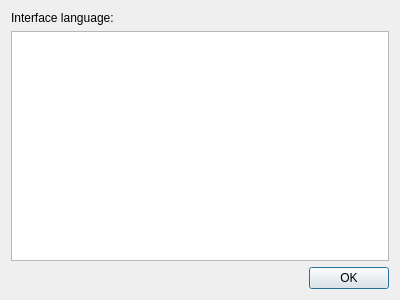
<?xml version="1.0" encoding="UTF-8"?>
<ui version="4.0">
 <class>Dialog</class>
 <widget class="QDialog" name="Dialog">
  <property name="geometry">
   <rect>
    <x>0</x>
    <y>0</y>
    <width>400</width>
    <height>300</height>
   </rect>
  </property>
  <property name="windowTitle">
   <string>Anki</string>
  </property>
  <property name="styleSheet">
   <string notr="true">background:url(:/icons/Mainwindow_bg.jpg)</string>
  </property>
  <layout class="QVBoxLayout" name="verticalLayout">
   <item>
    <widget class="QLabel" name="label">
     <property name="text">
      <string>Interface language:</string>
     </property>
    </widget>
   </item>
   <item>
    <widget class="QListWidget" name="lang">
     <property name="styleSheet">
      <string notr="true">background:url(:/icons/Mainwindow_bg.jpg)</string>
     </property>
    </widget>
   </item>
   <item>
    <widget class="QDialogButtonBox" name="buttonBox">
     <property name="orientation">
      <enum>Qt::Horizontal</enum>
     </property>
     <property name="standardButtons">
      <set>QDialogButtonBox::Ok</set>
     </property>
    </widget>
   </item>
  </layout>
 </widget>
 <resources/>
 <connections>
  <connection>
   <sender>buttonBox</sender>
   <signal>accepted()</signal>
   <receiver>Dialog</receiver>
   <slot>accept()</slot>
   <hints>
    <hint type="sourcelabel">
     <x>248</x>
     <y>254</y>
    </hint>
    <hint type="destinationlabel">
     <x>157</x>
     <y>274</y>
    </hint>
   </hints>
  </connection>
  <connection>
   <sender>buttonBox</sender>
   <signal>rejected()</signal>
   <receiver>Dialog</receiver>
   <slot>reject()</slot>
   <hints>
    <hint type="sourcelabel">
     <x>316</x>
     <y>260</y>
    </hint>
    <hint type="destinationlabel">
     <x>286</x>
     <y>274</y>
    </hint>
   </hints>
  </connection>
 </connections>
</ui>
